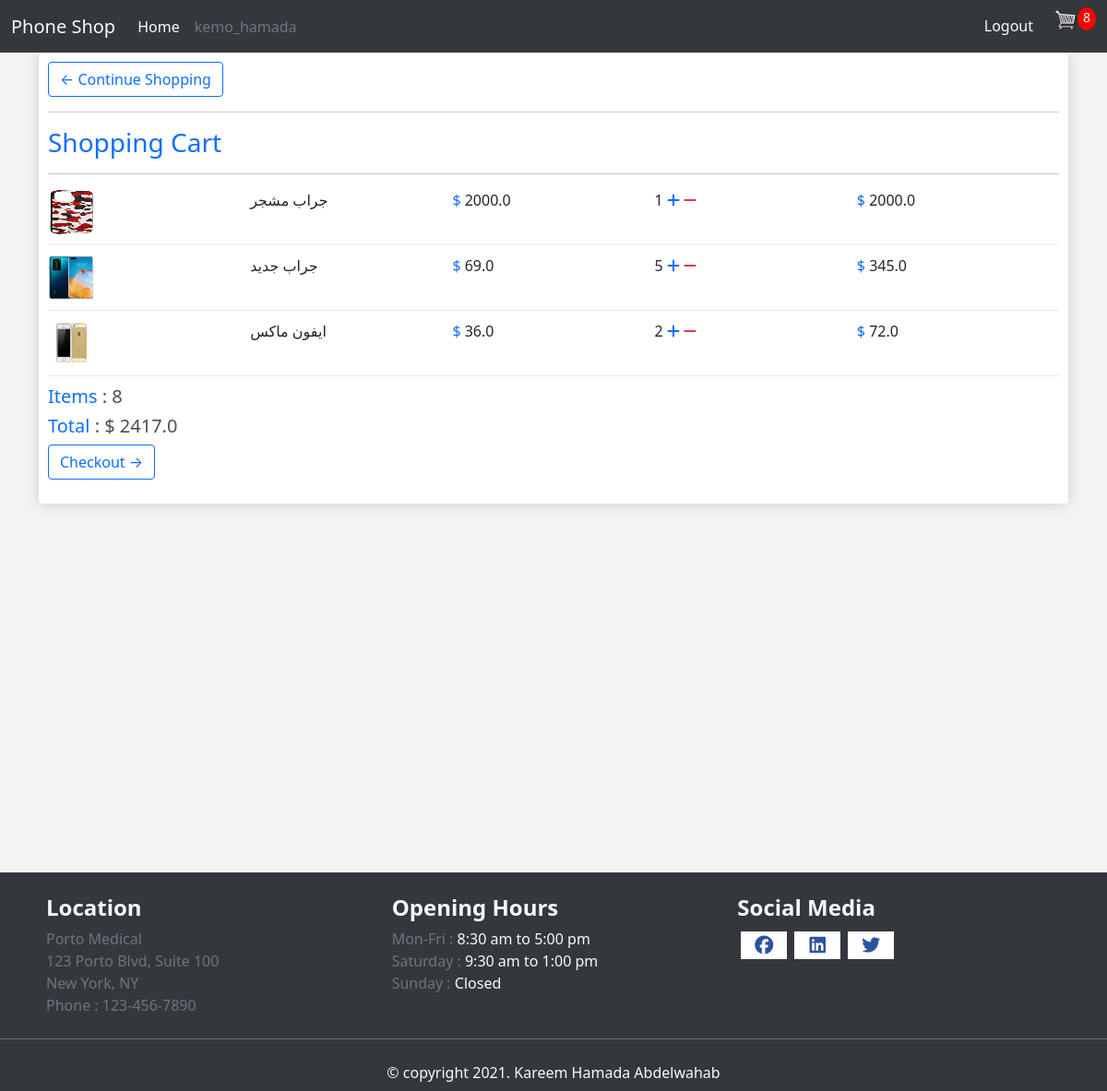
The app's page /cart/ (signed in) with its own data.
### store/models.py (models this page shows, shortened)
class OrderItem(models.Model):
	product = models.ForeignKey(Product, on_delete=models.SET_NULL, null=True)
	order = models.ForeignKey(Order, on_delete=models.SET_NULL, null=True)
	quantity = models.IntegerField(default=0, null=True, blank=True)
	date_added = models.DateTimeField(auto_now_add=True)
	@property
	def totalPrice(self):
		return self.product.price * self.quantity

class Product(models.Model):
	category = models.ForeignKey(Category,on_delete=models.SET_NULL, null=True,blank=True)
	name = models.CharField(max_length=200)
	price = models.FloatField()
	image = models.ImageField(null=True, blank=True)
	description = models.TextField(null=True, blank=True)
	@property
	def imageURL(self):
		try:
			url = self.image.url
		except:
			url = ''
		return url

### store/views.py (the view)
# urls.py: path("cart/",views.cart,name="cart"),
@login_required(login_url="/accounts/login")
def cart(request):
    if request.user.is_authenticated:
        customer = request.user
        order, created = Order.objects.get_or_create(customer=customer, complete=False)
        items = order.orderitem_set.all()
        itemsCount = 0
        totalOrderPrice = 0
        for item in items:
            itemsCount += item.quantity
            totalOrderPrice += item.totalPrice
    else:
        items = []
        itemsCount = 0
        totalOrderPrice = 0
    context = {"items": items, "itemsCount": itemsCount, "totalOrderPrice": totalOrderPrice}
    return render(request, "store/cart.html", context)

### store/templates/store/cart.html (shortened to what this page needs)
{% extends 'main.html' %}
{% load static %}
{% block content %}
<div class="col-12">
	<div class="box-element">
		<a  class="btn btn-outline-primary" href="{% url 'store' %}">&#x2190; Continue Shopping</a>
		<hr>
		<h3><span class="text-primary">Shopping Cart</span></h3>
		<hr>
		{% for item in items %}
			<div class="cart-row">
				<div style="flex:1"><img style="height: 50px;width:50px;" class="row-image" src="{{item.product.imageURL}}"></div>
				<div style="flex:1"><p>{{item.product.name}}</p></div>
				<div style="flex:1"><p><span class="text-primary">$ </span>{{item.product.price}}</p></div>
				<div style="flex:1">
					<p class="d-inline">{{item.quantity}}</p>
					<span data-product="{{item.product.id}}" data-action="add" class="chg-quantity update-cart d-inline">
						<i class="fa fa-solid fa-plus text-primary"></i>
					</span>
					<span data-product="{{item.product.id}}" data-action="remove" class="chg-quantity update-cart d-inline">
						<i class="fa fa-solid fa-minus text-danger"></i>
					</span>
				</div>
				<div style="flex:1"><p><span class="text-primary">$ </span>{{item.totalPrice}}</p></div>
			</div>
		{% endfor %}
		<h5><span class="text-primary">Items</span> :   {{itemsCount}}</h5>
		<h5><span class="text-primary">Total</span> :   $ {{totalOrderPrice}}</h5>
		<a class="btn btn-outline-primary mb-3" href="{% url 'checkout' %}">Checkout &#x2192;</a>
	</div>
</div>
{% endblock content %}

### store/templates/store/navbar.html (shortened to what this page needs)
{% load static %}
<nav class="navbar navbar-expand-lg navbar-light bg-light">
  <div class="container-fluid">
    <a class="navbar-brand" href="{% url 'store' %}">Phone Shop</a>
    <div class="collapse navbar-collapse" id="navbarTogglerDemo03">
      <ul class="navbar-nav me-auto mb-2 mb-lg-0">
        <li class="nav-item">
          <a class="nav-link" aria-current="page" href="{% url 'store' %}">Home</a>
        </li>
        {% if request.user.is_authenticated %}
            <li class="nav-item">
                <a class="nav-link text-muted">{{request.user}}</a>
            </li>
        {% endif %}
      </ul>
      <ul class="navbar-nav">
        {% if request.user.is_authenticated %}
          <li class="nav-item">
            <a href="/accounts/logout" class="nav-link">Logout</a>
          </li>
        {% endif %}
        <li class="nav-item"><a href="{% url 'cart' %}">
            <img  id="cart-icon" src="{% static 'images/cart.png' %}">
        </a></li>
        {% if itemsCount > 0 %}
          <li class="nav-item"><p id="cart-total">{{itemsCount}}</p></li>
        {% else %}
          <li class="nav-item"><p id="cart-total">0</p></li>
        {% endif %}
      </ul>
    </div>
  </div>
</nav>

### static/css/style.css (style rules this page uses)
* { margin: 0; padding: 0; box-sizing: border-box; }
body { background-color: #f4f4f4; height: 100%; }
h1,h2,h3,h4,h5,h6 { color:hsl(0, 0%, 30%); }
.box-element { box-shadow:hsl(0, 0%, 80%) 0 0 16px; background-color: #fff; border-radius: 4px; padding: 10px; }
.bg-light { background-color: #34383d!important; }
.navbar-light .navbar-brand { color: hsl(0, 0%, 98%); }
.navbar-light .navbar-nav .nav-link { color: hsl(0, 0%, 98%); }
#cart-icon { width:25px; display: inline-block; margin-left: 15px; }
#cart-total { display: block; text-align: center; color:#fff; background-color: red; width: 20px; height: 25px; border-radius: 50%; font-size: 14px; }
.row-image { width: 100px; }
.cart-row { display: flex; align-items: flex-stretch; padding-bottom: 10px; margin-bottom: 10px; border-bottom: 1px solid #ececec; }
.chg-quantity { width: 12px; cursor: pointer; display: block; margin-top: 5px; transition:.1s; }
a { text-decoration: none!important; }

### records on screen
OrderItem: product.imageURL (picture), product.name "جراب مشجر", product.price "2000.0", quantity "1", totalPrice "2000.0"
OrderItem: product.imageURL (picture), product.name "جراب جديد", product.price "69.0", quantity "5", totalPrice "345.0"
OrderItem: product.imageURL (picture), product.name "ايفون ماكس", product.price "36.0", quantity "2", totalPrice "72.0"

### other values on screen
{{ request.user }} "kemo_hamada"
{{ itemsCount }} "8"
{{ totalOrderPrice }} "2417.0"
